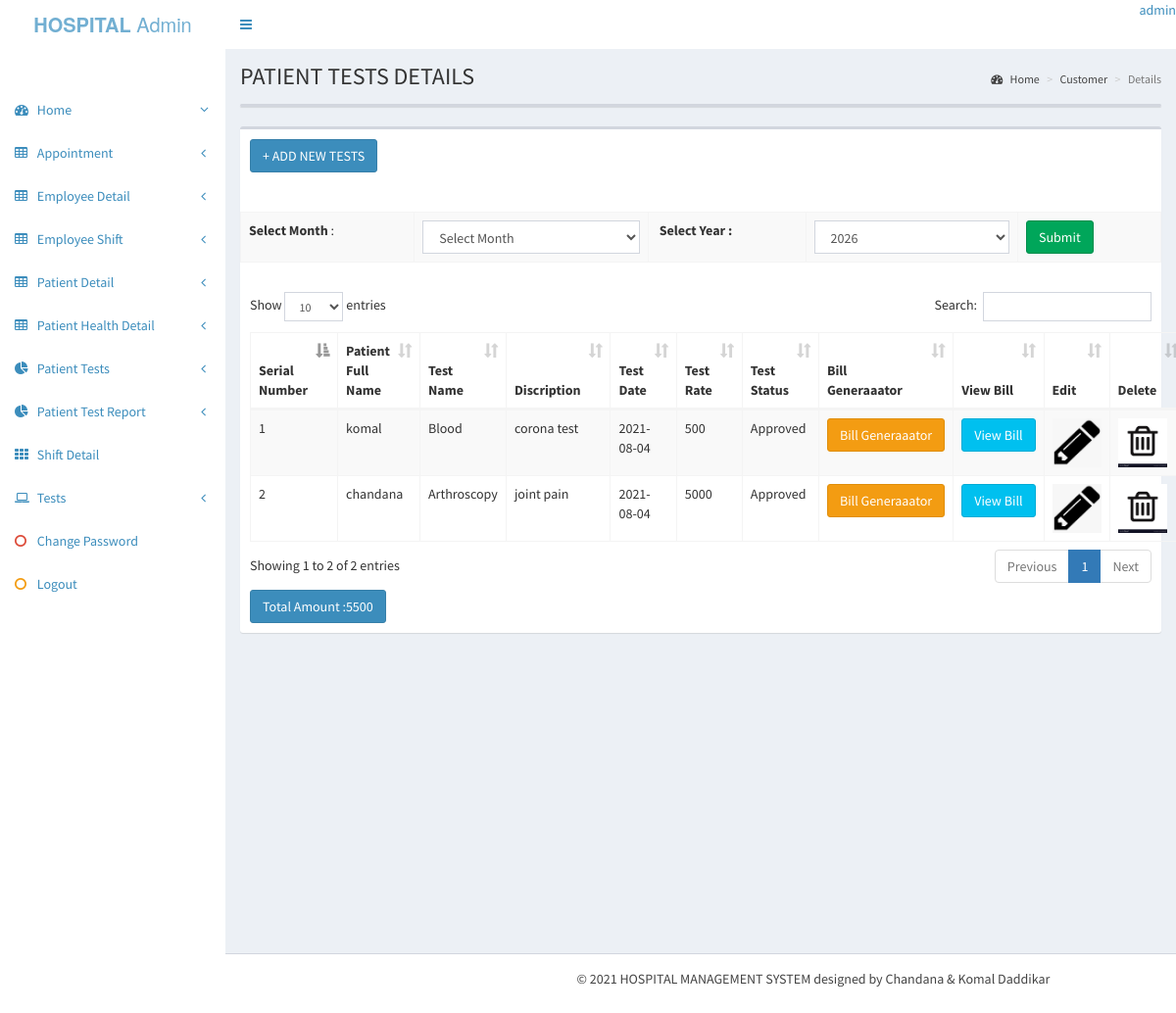
/admin/patient_test_view.php (signed in), run on the app's committed database.
### tables this page shows
CREATE TABLE IF NOT EXISTS `patient_test` (
  `patient_test_id` int(10) NOT NULL AUTO_INCREMENT,
  `patient_id` int(10) NOT NULL,
  `test_details_id` int(10) NOT NULL,
  `discription` varchar(100) NOT NULL,
  `test_date` varchar(20) NOT NULL,
  `test_status` varchar(100) NOT NULL,
  PRIMARY KEY (`patient_test_id`)
);

CREATE TABLE IF NOT EXISTS `p_details` (
  `patient_id` int(10) NOT NULL AUTO_INCREMENT,
  `patient_full_name` varchar(50) NOT NULL,
  `patient_address` varchar(100) NOT NULL,
  `city` varchar(15) NOT NULL,
  `contact_no` varchar(10) NOT NULL,
  `dob` varchar(15) NOT NULL,
  `gender` varchar(8) NOT NULL,
  `blood_group` varchar(20) NOT NULL,
  `email_id` varchar(20) NOT NULL,
  `photo` varchar(500) NOT NULL,
  `p_code` varchar(100) NOT NULL,
  PRIMARY KEY (`patient_id`),
  UNIQUE KEY `contact_no` (`contact_no`),
  UNIQUE KEY `email_id` (`email_id`),
  UNIQUE KEY `contact_no_2` (`contact_no`),
  UNIQUE KEY `email_id_2` (`email_id`)
);

CREATE TABLE IF NOT EXISTS `test_details` (
  `test_details_id` int(10) NOT NULL AUTO_INCREMENT,
  `test_name` varchar(50) NOT NULL,
  `test_discription` varchar(100) NOT NULL,
  `test_rate` int(20) NOT NULL,
  `test_duration` time NOT NULL,
  PRIMARY KEY (`test_details_id`)
);

### admin/patient_test_view.php (the view, shortened to what this page needs)
<?php include('meta_tags.php'); ?>
<?php include('header.php'); ?>
  <?php include('sidebar.php'); ?>
  <div class="content-wrapper">
    <section class="content-header">
      <h1>
     PATIENT TESTS DETAILS
      </h1>
      <ol class="breadcrumb">
        <li><a href="#"><i class="fa fa-dashboard"></i> Home</a></li>
        <li><a href="#">Customer</a></li>
        <li class="active">Details</li>
      </ol>
    </section>
    <section class="content">
      <div class="row">
        <div class="col-xs-12">
          <div class="box">
          </div>
          <div class="box">
            <div class="box-header">
              <h3 class="box-title"><a href="patient_tests.php" class="btn btn-primary"> + ADD NEW TESTS</a></h3>
            </div>
			<?php
$y=date('Y');
?>
  <form name="form1" method="post" action="patient_test_view_monthwwise.php">
    <p>&nbsp;</p>
    <table width="200" border="0" class="table table-striped table-bordered table-hover">
      <tr>
        <td><strong>Select Month</strong> : </td>
        <td><select name="month" id="month" class="form-control">
          <option>Select Month</option>
        </select></td>
        <td><strong>&nbsp;Select Year :</strong></td>
        <td><select name="year" id="year" class="form-control">
          <?php
  for($i=2000; $i<=2030; $i++)
  {
  ?>
          <option value="<?php echo $i;?>" <?php if($y==$i) { ?> selected <?php } ?>><?php echo $i; ?></option>
          <?php
  }
  ?>
        </select></td>
        <td><input type="submit" name="Submit" value="Submit" class="btn btn-success"></td>
      </tr>
    </table>
  </form>
            <div class="box-body">
              <table id="example1" class="table table-bordered table-striped">
<thead>
  <tr>
    <th width="185">Serial Number </th>
    <th width="127">Patient Full Name </th>
    <th width="185">Test Name </th>
    <th width="138">Discription</th>
    <th width="113">Test Date</th>
	<th width="130">Test Rate</th>
    <th width="130">Test Status</th>
	<th width="130">Bill Generaaator</th>
	<th width="130">View Bill</th>
    <th width="82">Edit</th>
    <th width="62">Delete</th>
  </tr>
    </thead>
<tbody>
  <?php
  $sl=1;
  $tal=0;
  $sql="select * from   patient_test ap, p_details pd ,test_details td where ap.patient_id=pd.patient_id and ap.test_details_id=td.test_details_id";
  $res=mysqli_query($conn,$sql);
  while($row=mysqli_fetch_array($res))
  {
  $tal=$row ['test_rate'] + $tal;
  ?>
  <tr>
    <td><?php echo $sl++;?></td>
    <td><?php echo $row ['patient_full_name'];?></td>
    <td><?php echo $row ['test_name'];?></td>
    <td><?php echo $row ['discription'];?></td>
    <td><?php echo $row ['test_date'];?></td>
	<td><?php echo $row ['test_rate'];?></td>
    <td><?php echo $row ['test_status'];?></td>
	<th width="130"><a href="patient_test_generaaator.php?patient_test_id=<?php echo $row['patient_test_id']; ?>" class="btn btn-warning">Bill Generaaator</a></th>
	 <td><a href="patient_test_view_bill.php?patient_test_id=<?php echo $row['patient_test_id']; ?>"  class="btn btn-info">View Bill</a></td>
    <td><a href="patient_test_edit.php?patient_test_id=<?php echo $row['patient_test_id']; ?>" onClick="return confirm('You want To Edit');"title="Edit"><img src="icons/edit.png" width="50" height="50"></a></td>
    <td><a href="patient_test_delete.php?patient_test_id=<?php echo $row['patient_test_id']; ?>" onClick="return confirm('You want To Delete');"title="Delete"><img src="icons/delete.jpg" width="50" height="50"></a></td>
  </tr>
  <?php
  }
  ?>
</tbody>
</table>
<p class="btn btn-primary"> Total Amount :<?php echo $tal; ?> </p>
 </div>
          </div>
        </div>
      </div>
    </section>
  </div>
<?php include('footer.php'); ?>

### data on the page
patient_test: patient.patient_full_name "komal", test_details.test_name "Blood", discription "corona test", test_date "2021-08-04", test_details.test_rate "500", test_status "Approved"
patient_test: patient.patient_full_name "chandana", test_details.test_name "Arthroscopy", discription "joint pain", test_date "2021-08-04", test_details.test_rate "5000", test_status "Approved"

### other printed values
$_SESSION['username'] "admin"
$tal "5500"
form field year "2026"
